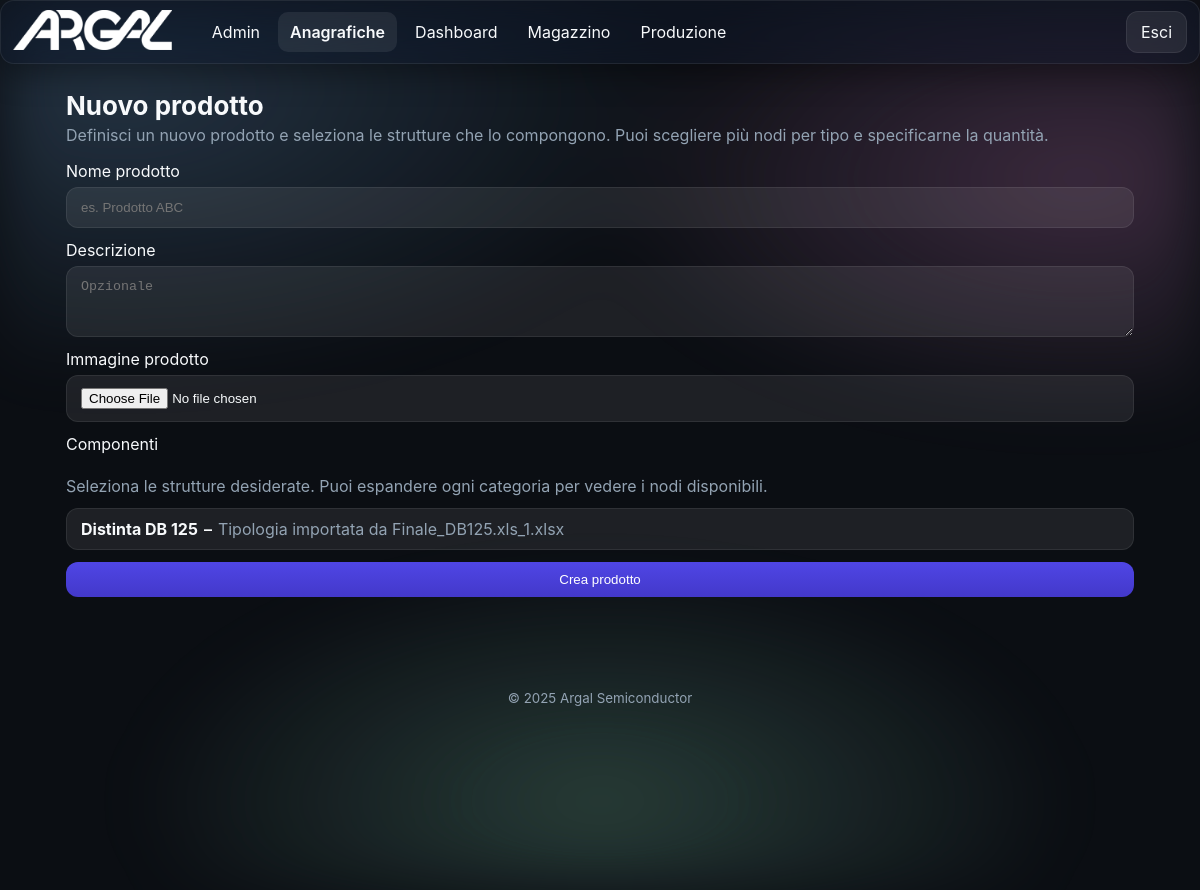
/products/create (signed in), run on an earlier commit of the app's database.
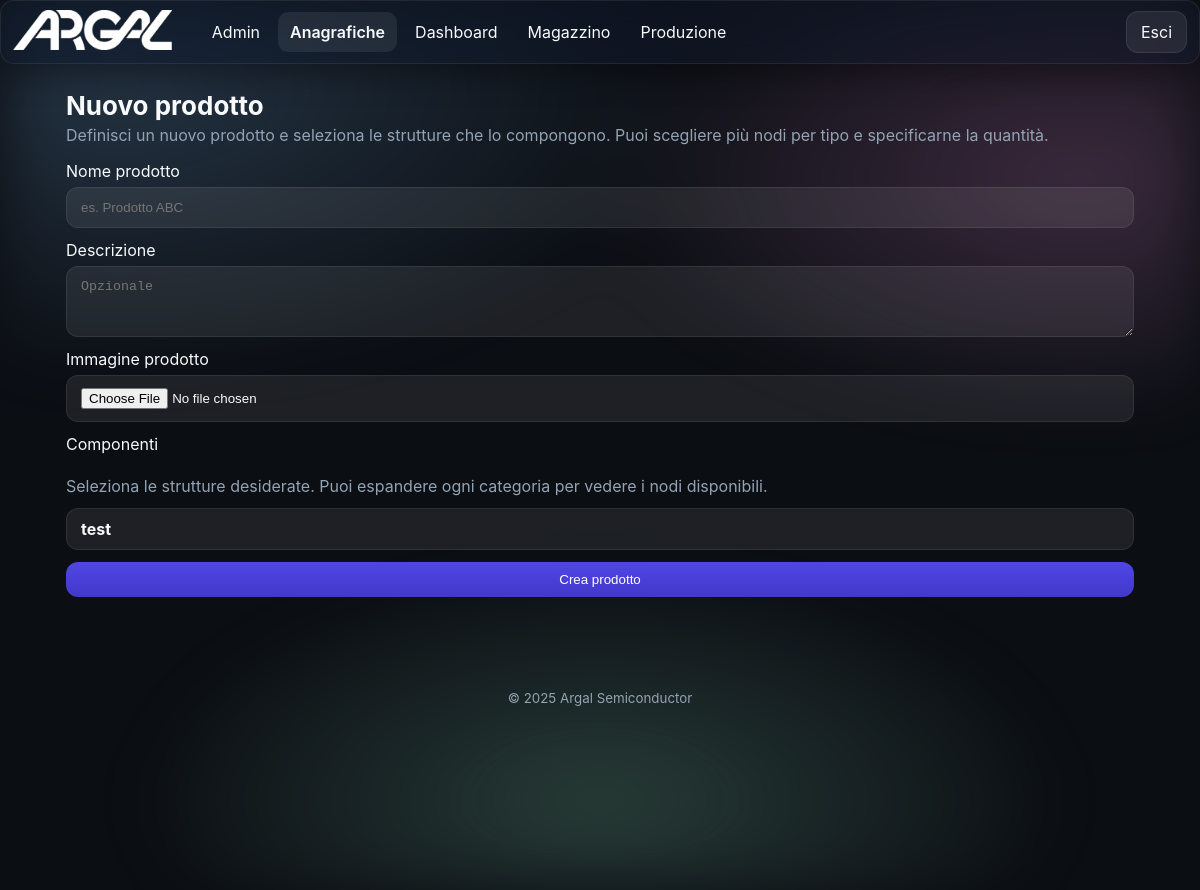
And on a later commit of the database.
### app/models.py (models this page shows, shortened)
class TimestampMixin(db.Model):
    __abstract__ = True
    created_at = db.Column(db.DateTime, default=datetime.utcnow)
    updated_at = db.Column(db.DateTime, default=datetime.utcnow, onupdate=datetime.utcnow)

class StructureType(TimestampMixin):
    __tablename__ = 'structure_types'
    id = db.Column(db.Integer, primary_key=True)
    name = db.Column(db.String(120), unique=True, nullable=False)
    description = db.Column(db.Text)
    fields = db.relationship('TypeField', backref='type', cascade='all, delete-orphan')
    is_assembly = db.Column(db.Boolean, default=False)
    is_part = db.Column(db.Boolean, default=False)
    is_commercial = db.Column(db.Boolean, default=False)
    default_work_phase_id = db.Column(db.Integer, db.ForeignKey('work_phases.id'), nullable=True)
    default_processing_type = db.Column(db.String(20))  # "internal" or "external"
    default_supplier_id = db.Column(db.Integer, db.ForeignKey('suppliers.id'), nullable=True)
    default_work_center_id = db.Column(db.Integer, db.ForeignKey('work_centers.id'), nullable=True)
    default_weight = db.Column(db.Float)
    default_processing_cost = db.Column(db.Float)
    default_standard_time = db.Column(db.Float)  # stored in minutes
    default_lead_time_theoretical = db.Column(db.Float)  # stored in minutes
    default_lead_time_real = db.Column(db.Float)  # stored in minutes
    default_description = db.Column(db.Text)
    default_notes = db.Column(db.Text)
    default_price_per_unit = db.Column(db.Float)
    default_minimum_order_qty = db.Column(db.Integer)
    default_stock_threshold = db.Column(db.Float)
    default_replenishment_qty = db.Column(db.Float)
    default_work_phase = db.relationship('WorkPhase', foreign_keys=[default_work_phase_id])
    default_supplier = db.relationship('Supplier', foreign_keys=[default_supplier_id])
    default_work_center = db.relationship('WorkCenter', foreign_keys=[default_work_center_id])

### app/blueprints/products/routes.py (the view, shortened to what this page needs)
@products_bp.route('/create', methods=['GET', 'POST'])
@login_required
def create():
    types = StructureType.query.order_by(StructureType.name.asc()).all()
    nodes_by_type = {t.id: Structure.query.filter_by(type_id=t.id).order_by(Structure.name.asc()).all() for t in types}
    return render_template('products/create.html', types=types, nodes_by_type=nodes_by_type)

### app/models.py (called while the page is built)
@login_manager.user_loader
def load_user(user_id):
    try:
        return User.query.get(int(user_id))
    except Exception:
        return None

### app/templates/products/create.html (shortened to what this page needs)
{% extends 'base.html' %}
{% block content %}
<section class="section">
  <h2 class="section-title">Nuovo prodotto</h2>
  <p class="section-subtitle">Definisci un nuovo prodotto e seleziona le strutture che lo compongono. Puoi scegliere più nodi per tipo e specificarne la quantità.</p>
  <form method="post" class="form" enctype="multipart/form-data">
    <label class="field">
      <span>Nome prodotto</span>
      <input name="name" required placeholder="es. Prodotto ABC" value="{{ request.form.get('name', '') }}">
    </label>
    <label class="field">
      <span>Descrizione</span>
      <textarea name="description" rows="3" placeholder="Opzionale">{{ request.form.get('description', '') }}</textarea>
    </label>
    <label class="field">
      <span>Immagine prodotto</span>
      <input type="file" name="image" accept="image/*">
    </label>
    <div class="field">
      <span>Componenti</span>
      {% if types|length == 0 %}
        <p class="muted">Non esistono tipi di struttura. Crea prima dei tipi nella sezione Strutture.</p>
      {% else %}
        <p class="muted" style="margin-bottom:6px;">Seleziona le strutture desiderate. Puoi espandere ogni categoria per vedere i nodi disponibili.</p>
        <div class="accordion-list">
          {% for t in types %}
            <details class="accordion-item">
              <summary><strong>{{ t.name }}</strong>{% if t.description %} – <span class="muted">{{ t.description }}</span>{% endif %}</summary>
                {% set nodes = nodes_by_type.get(t.id) %}
            </details>
          {% endfor %}
        </div>
      {% endif %}
    </div>
    <button class="btn primary" type="submit">Crea prodotto</button>
  </form>
</section>
{% endblock %}

What changed in the data, as far as the page shows it:
removed StructureType: name "Distinta DB 125", description "Tipologia importata da Finale_DB125.xls_1.xlsx"
added StructureType: name "test"
